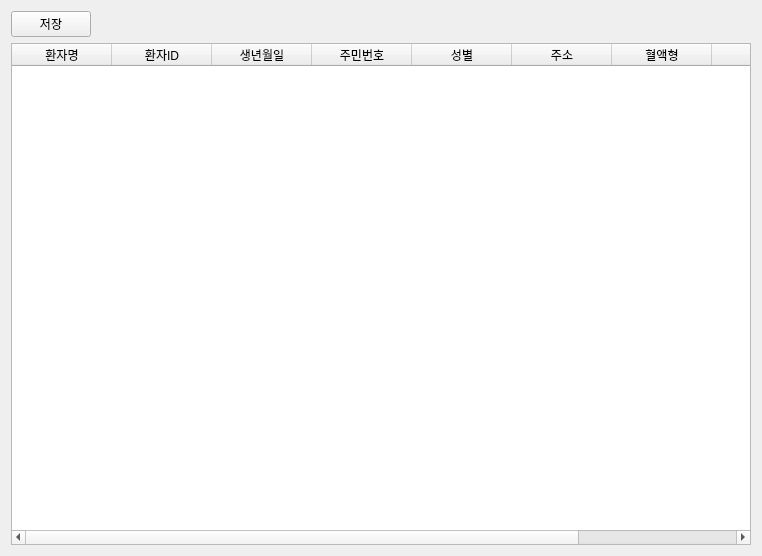
<?xml version="1.0" encoding="UTF-8"?>
<ui version="4.0">
 <class>Form</class>
 <widget class="QWidget" name="Form">
  <property name="geometry">
   <rect>
    <x>0</x>
    <y>0</y>
    <width>762</width>
    <height>556</height>
   </rect>
  </property>
  <property name="windowTitle">
   <string>Form</string>
  </property>
  <layout class="QGridLayout" name="gridLayout">
   <item row="0" column="0">
    <layout class="QHBoxLayout" name="horizontalLayout_2">
     <item>
      <layout class="QHBoxLayout" name="horizontalLayout">
       <item>
        <widget class="QPushButton" name="save">
         <property name="text">
          <string>저장</string>
         </property>
        </widget>
       </item>
      </layout>
     </item>
     <item>
      <widget class="QLabel" name="label">
       <property name="text">
        <string/>
       </property>
      </widget>
     </item>
     <item>
      <widget class="QLabel" name="label_3">
       <property name="text">
        <string/>
       </property>
      </widget>
     </item>
     <item>
      <widget class="QLabel" name="label_2">
       <property name="text">
        <string/>
       </property>
      </widget>
     </item>
     <item>
      <widget class="QLabel" name="label_4">
       <property name="text">
        <string/>
       </property>
      </widget>
     </item>
     <item>
      <widget class="QLabel" name="label_5">
       <property name="text">
        <string/>
       </property>
      </widget>
     </item>
     <item>
      <widget class="QLabel" name="label_6">
       <property name="text">
        <string/>
       </property>
      </widget>
     </item>
     <item>
      <widget class="QLabel" name="label_7">
       <property name="text">
        <string/>
       </property>
      </widget>
     </item>
     <item>
      <widget class="QLabel" name="label_8">
       <property name="text">
        <string/>
       </property>
      </widget>
     </item>
     <item>
      <widget class="QLabel" name="label_9">
       <property name="text">
        <string/>
       </property>
      </widget>
     </item>
    </layout>
   </item>
   <item row="1" column="0">
    <widget class="QTableWidget" name="resulttable">
     <column>
      <property name="text">
       <string>환자명</string>
      </property>
     </column>
     <column>
      <property name="text">
       <string>환자ID</string>
      </property>
     </column>
     <column>
      <property name="text">
       <string>생년월일</string>
      </property>
     </column>
     <column>
      <property name="text">
       <string>주민번호</string>
      </property>
     </column>
     <column>
      <property name="text">
       <string>성별</string>
      </property>
     </column>
     <column>
      <property name="text">
       <string>주소</string>
      </property>
     </column>
     <column>
      <property name="text">
       <string>혈액형</string>
      </property>
     </column>
     <column>
      <property name="text">
       <string>키</string>
      </property>
     </column>
     <column>
      <property name="text">
       <string>몸무게</string>
      </property>
     </column>
    </widget>
   </item>
  </layout>
 </widget>
 <resources/>
 <connections/>
</ui>
